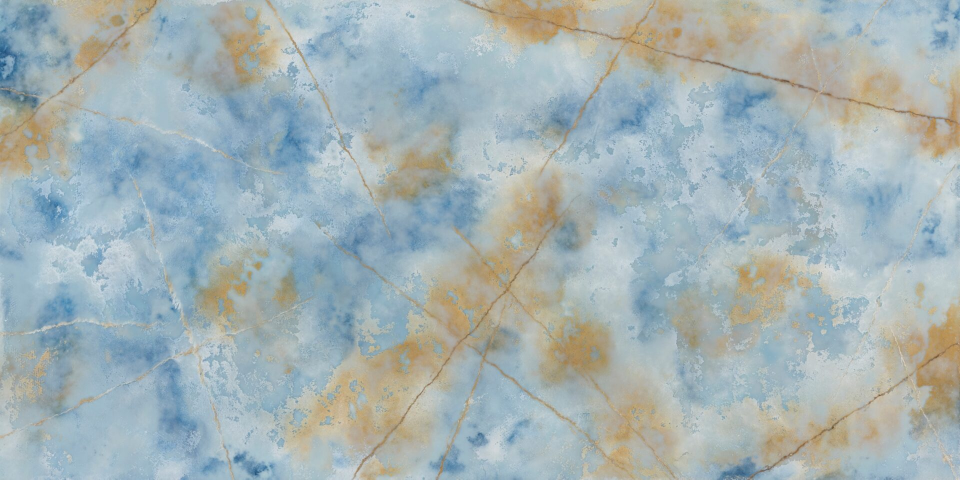
#> input picture docs/image_temp/2026-04-05-pv1016-reference.jpg, 1920 x 959 px (shown at 1/2 size)
$ python add_watermark_and_label.py
#> lines starting #> are read from the running program, lines starting #| are printed output that depends on the picture
#!/usr/bin/env python3
"""Batch add watermark and bottom-left stone label to reference images.

Example:
  python docs/image_temp/add_watermark_and_label.py \
    --input-dir docs/image_temp \
    --output-dir docs/image_temp/watermarked \
    --watermark-text "PVstoneau"
"""

from __future__ import annotations

import argparse
import re
from pathlib import Path
from typing import Dict, Iterable, Optional, Tuple

from PIL import Image, ImageDraw, ImageFont


SUPPORTED_EXTENSIONS = {".jpg", ".jpeg", ".png", ".webp", ".tif", ".tiff"}


def parse_args() -> argparse.Namespace:
    script_dir = Path(__file__).resolve().parent
    parser = argparse.ArgumentParser(
        description=(
            "Add text/image watermark and a bottom-left stone label to all images in a folder."
        )
    )
    parser.add_argument(
        "--input-dir",
        type=Path,
        default=script_dir,
        help="Folder containing source images (default: docs/image_temp).",
    )
    parser.add_argument(
        "--include-glob",
        type=str,
        default="*",
        help="Glob pattern relative to --input-dir (example: *-reference.jpg).",
    )
    parser.add_argument(
        "--output-dir",
        type=Path,
        default=script_dir / "watermarked",
        help="Folder to save processed images.",
    )
    parser.add_argument(
        "--manifest",
        type=Path,
        default=script_dir / "image-manifest.md",
        help="Markdown manifest with Stone + Stone Code + Local Path columns.",
    )
    parser.add_argument(
        "--watermark-text",
        type=str,
        default="PVstoneau",
        help="Watermark text shown in top-right. Set empty string to disable text watermark.",
    )
    parser.add_argument(
        "--watermark-image",
        type=Path,
        default=None,
        help="Optional logo image path (PNG recommended).",
    )
    parser.add_argument(
        "--watermark-opacity",
        type=float,
        default=0.24,
        help="Opacity for watermark in range 0..1 (default: 0.24).",
    )
    parser.add_argument(
        "--font-path",
        type=Path,
        default=None,
        help="Optional .ttf/.otf font path for watermark and label text.",
    )
    parser.add_argument(
        "--label-template",
        type=str,
        default="{name} ({code})",
        help=(
            "Label format placeholders: {name}, {code}. "
            "If stone name is unknown, code is used."
        ),
    )
    parser.add_argument(
        "--replace-original",
        action="store_true",
        help="Overwrite source images instead of writing to --output-dir.",
    )
    parser.add_argument(
        "--jpeg-quality",
        type=int,
        default=100,
        help="JPEG quality (1-100). Use 100 for minimal visible loss.",
    )
    parser.add_argument(
        "--lossless-png",
        action="store_true",
        help=(
            "Write output as PNG lossless to avoid extra JPEG recompression. "
            "Output extension becomes .png."
        ),
    )
    parser.add_argument(
        "--dry-run",
        action="store_true",
        help="Preview mapping and output paths without writing files.",
    )
    return parser.parse_args()


def clamp(value: float, min_value: float, max_value: float) -> float:
    return max(min_value, min(value, max_value))


def load_font(font_path: Optional[Path], size: int, bold: bool = False) -> ImageFont.FreeTypeFont:
    candidates = []
    if font_path:
        candidates.append(str(font_path))

    if bold:
        candidates.extend(["arialbd.ttf", "segoeuib.ttf", "DejaVuSans-Bold.ttf"])
    else:
        candidates.extend(["arial.ttf", "segoeui.ttf", "DejaVuSans.ttf"])

    for candidate in candidates:
        try:
            return ImageFont.truetype(candidate, size=size)
        except OSError:
            continue

    return ImageFont.load_default()


# [22 lines left out: function parse_manifest_row, not called in this run]


def load_manifest_mapping(manifest_path: Path) -> Tuple[Dict[str, Tuple[str, str]], Dict[str, str]]:
    by_file: Dict[str, Tuple[str, str]] = {}
    by_code: Dict[str, str] = {}

    if not manifest_path.exists():
        return by_file, by_code

    content = manifest_path.read_text(encoding="utf-8")
    for line in content.splitlines():
        row = parse_manifest_row(line)
        if not row:
            continue
        stone_name, stone_code, local_path = row

        file_name = Path(local_path.replace("\\", "/")).name.lower()
        by_file[file_name] = (stone_name, stone_code)
        by_code[stone_code.lower()] = stone_name

    return by_file, by_code


def infer_code_from_filename(file_name: str) -> Optional[str]:
    match = re.search(r"(pv\d{4})", file_name, flags=re.IGNORECASE)
    if not match:
        return None
    return match.group(1).upper()


def get_stone_label(
    image_path: Path,
    by_file: Dict[str, Tuple[str, str]],
    by_code: Dict[str, str],
    label_template: str,
) -> str:
    file_key = image_path.name.lower()

    if file_key in by_file:
        stone_name, code = by_file[file_key]
        return label_template.format(name=stone_name, code=code)

    code = infer_code_from_filename(image_path.name)
    if not code:
        return image_path.stem

    stone_name = by_code.get(code.lower())
    if not stone_name:
        return code

    return label_template.format(name=stone_name, code=code)


def add_text_watermark(
    layer: Image.Image,
    text: str,
    opacity: float,
    font_path: Optional[Path],
) -> None:
    if not text:
        return

    draw = ImageDraw.Draw(layer)
    width, height = layer.size

    font_size = int(clamp(min(width, height) * 0.038, 24, 120))
    margin = int(clamp(min(width, height) * 0.022, 12, 80))
    stroke_width = max(1, font_size // 18)
    font = load_font(font_path, font_size, bold=True)

    bbox = draw.textbbox((0, 0), text, font=font, stroke_width=stroke_width)
    text_w = bbox[2] - bbox[0]

    x = width - text_w - margin
    y = margin

    alpha = int(255 * clamp(opacity, 0.0, 1.0))
    stroke_alpha = int(255 * clamp(opacity + 0.30, 0.0, 1.0))

    draw.text(
        (x, y),
        text,
        fill=(255, 255, 255, alpha),
        font=font,
        stroke_width=stroke_width,
        stroke_fill=(0, 0, 0, stroke_alpha),
    )


# [25 lines left out: function add_logo_watermark, not called in this run]


def add_bottom_left_label(
    layer: Image.Image,
    label: str,
    font_path: Optional[Path],
) -> None:
    draw = ImageDraw.Draw(layer)
    width, height = layer.size

    font_size = int(clamp(min(width, height) * 0.032, 20, 80))
    font = load_font(font_path, font_size, bold=True)
    margin = int(clamp(min(width, height) * 0.022, 12, 80))
    pad_x = int(clamp(font_size * 0.55, 10, 32))
    pad_y = int(clamp(font_size * 0.42, 8, 22))
    stroke_width = max(1, font_size // 20)

    bbox = draw.textbbox((0, 0), label, font=font, stroke_width=stroke_width)
    text_w = bbox[2] - bbox[0]
    text_h = bbox[3] - bbox[1]

    x0 = margin
    y1 = height - margin
    x1 = x0 + text_w + (pad_x * 2)
    y0 = y1 - text_h - (pad_y * 2)

    radius = int(clamp(font_size * 0.35, 6, 30))

    draw.rounded_rectangle(
        [(x0, y0), (x1, y1)],
        radius=radius,
        fill=(0, 0, 0, 150),
    )

    draw.text(
        (x0 + pad_x, y0 + pad_y - 1),
        label,
        font=font,
        fill=(255, 255, 255, 245),
        stroke_width=stroke_width,
        stroke_fill=(0, 0, 0, 180),
    )


def gather_images(folder: Path, include_glob: str) -> Iterable[Path]:
    for path in sorted(folder.glob(include_glob)):
        if path.is_file() and path.suffix.lower() in SUPPORTED_EXTENSIONS:
            yield path


def save_preserving_quality(
    image_rgba: Image.Image,
    source_path: Path,
    output_path: Path,
    jpeg_quality: int,
    exif_data: Optional[bytes],
    icc_profile: Optional[bytes],
    force_png: bool,
) -> None:
    ext = source_path.suffix.lower()
    save_kwargs = {}

    if icc_profile:
        save_kwargs["icc_profile"] = icc_profile

    if force_png:
        image_rgba.save(output_path, compress_level=3, **save_kwargs)
        return

    if exif_data:
        save_kwargs["exif"] = exif_data

    if ext in {".jpg", ".jpeg"}:
        rgb = image_rgba.convert("RGB")
        rgb.save(
            output_path,
            quality=int(clamp(jpeg_quality, 1, 100)),
            subsampling=0,
            optimize=True,
            **save_kwargs,
        )
        return

    if ext == ".png":
        image_rgba.save(output_path, compress_level=3, **save_kwargs)
        return

    if ext == ".webp":
        image_rgba.save(output_path, quality=100, method=6, **save_kwargs)
        return

    image_rgba.save(output_path, **save_kwargs)


def process_image(
    image_path: Path,
    output_path: Path,
    label: str,
    watermark_text: str,
    watermark_image: Optional[Path],
    watermark_opacity: float,
    font_path: Optional[Path],
    jpeg_quality: int,
    force_png: bool,
    dry_run: bool,
) -> None:
    if dry_run:
        print(f"DRY  {image_path.name} -> {output_path.name} | label='{label}'")
        return

    with Image.open(image_path) as src:
        exif_data = src.info.get("exif")
        icc_profile = src.info.get("icc_profile")

        base = src.convert("RGBA")
        overlay = Image.new("RGBA", base.size, (0, 0, 0, 0))

        if watermark_image:
            add_logo_watermark(overlay, watermark_image, watermark_opacity)
        if watermark_text:
            add_text_watermark(overlay, watermark_text, watermark_opacity, font_path)

        add_bottom_left_label(overlay, label, font_path)

        merged = Image.alpha_composite(base, overlay)

        output_path.parent.mkdir(parents=True, exist_ok=True)
        save_preserving_quality(
            merged,
            source_path=image_path,
            output_path=output_path,
            jpeg_quality=jpeg_quality,
            exif_data=exif_data,
            icc_profile=icc_profile,
            force_png=force_png,
        )


def main() -> int:
    args = parse_args()

    input_dir = args.input_dir.resolve()
    output_dir = args.output_dir.resolve()
    manifest_path = args.manifest.resolve()

    if args.replace_original and args.lossless_png:
        raise ValueError("--replace-original cannot be used with --lossless-png")

    if not input_dir.exists() or not input_dir.is_dir():
        raise FileNotFoundError(f"Input directory not found: {input_dir}")

    by_file, by_code = load_manifest_mapping(manifest_path)
    images = list(gather_images(input_dir, args.include_glob))

    if not images:
        print(f"No supported images found in: {input_dir}")
        return 0

    print(f"Found {len(images)} image(s) in {input_dir}")
    if manifest_path.exists():
        print(f"Manifest loaded: {manifest_path}")
    else:
        print("Manifest missing: fallback to filename-derived labels")

    processed = 0
    for image_path in images:
        label = get_stone_label(image_path, by_file, by_code, args.label_template)
        output_name = image_path.name
        if args.lossless_png and not args.replace_original:
            output_name = f"{image_path.stem}.png"

        out_path = image_path if args.replace_original else output_dir / output_name

        process_image(
            image_path=image_path,
            output_path=out_path,
            label=label,
            watermark_text=args.watermark_text.strip(),
            watermark_image=args.watermark_image,
            watermark_opacity=clamp(args.watermark_opacity, 0.0, 1.0),
            font_path=args.font_path,
            jpeg_quality=args.jpeg_quality,
            force_png=args.lossless_png,
            dry_run=args.dry_run,
        )
#> in process_image, src is the input picture: PIL image 1920x959 RGB; mean R, G, B 164.3, 177.9, 179.8
#> in process_image, `overlay = Image.new("RGBA", base.size, (0, 0, 0, 0))`: overlay: PIL image 1920x959 RGBA; every value is 0
#> in add_text_watermark, `bbox = draw.textbbox((0, 0), text, font=font, stroke_width=stroke_width)`: bbox = (-2, 6, 193, 36)
#> in add_text_watermark, `text_w = bbox[2] - bbox[0]`: text_w = 195
#> in add_text_watermark, `x = width - text_w - margin`: x = 1704
#> in process_image, `add_text_watermark(overlay, watermark_text, watermark_opacity, font_pa..`:
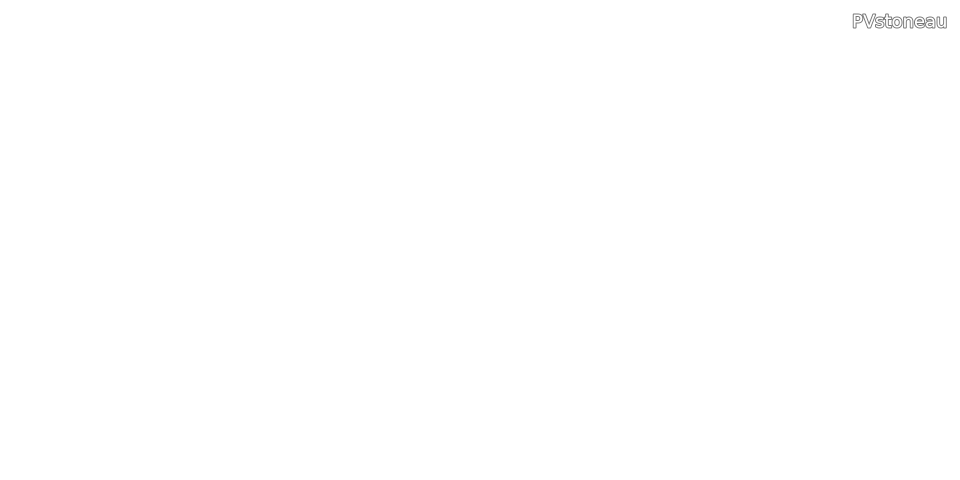
#> overlay: PIL image 1920x959 RGBA (shown at 1/2 size); mean R, G, B, A 0.2, 0.2, 0.2, 0.2; transparent parts drawn white
#> in add_bottom_left_label, `bbox = draw.textbbox((0, 0), label, font=font, stroke_width=stroke_wid..`: bbox = (-1, 5, 116, 29)
#> in add_bottom_left_label, `text_w = bbox[2] - bbox[0]`: text_w = 117
#> in add_bottom_left_label, `text_h = bbox[3] - bbox[1]`: text_h = 24
#> in add_bottom_left_label, `x1 = x0 + text_w + (pad_x * 2)`: x1 = 170
#> in add_bottom_left_label, `y0 = y1 - text_h - (pad_y * 2)`: y0 = 890
        processed += 1
        print(f"OK   {image_path.name} -> {out_path}")

    print(f"Done. Processed {processed} image(s).")
    return 0


if __name__ == "__main__":
    raise SystemExit(main())
#> (the program exits here)
